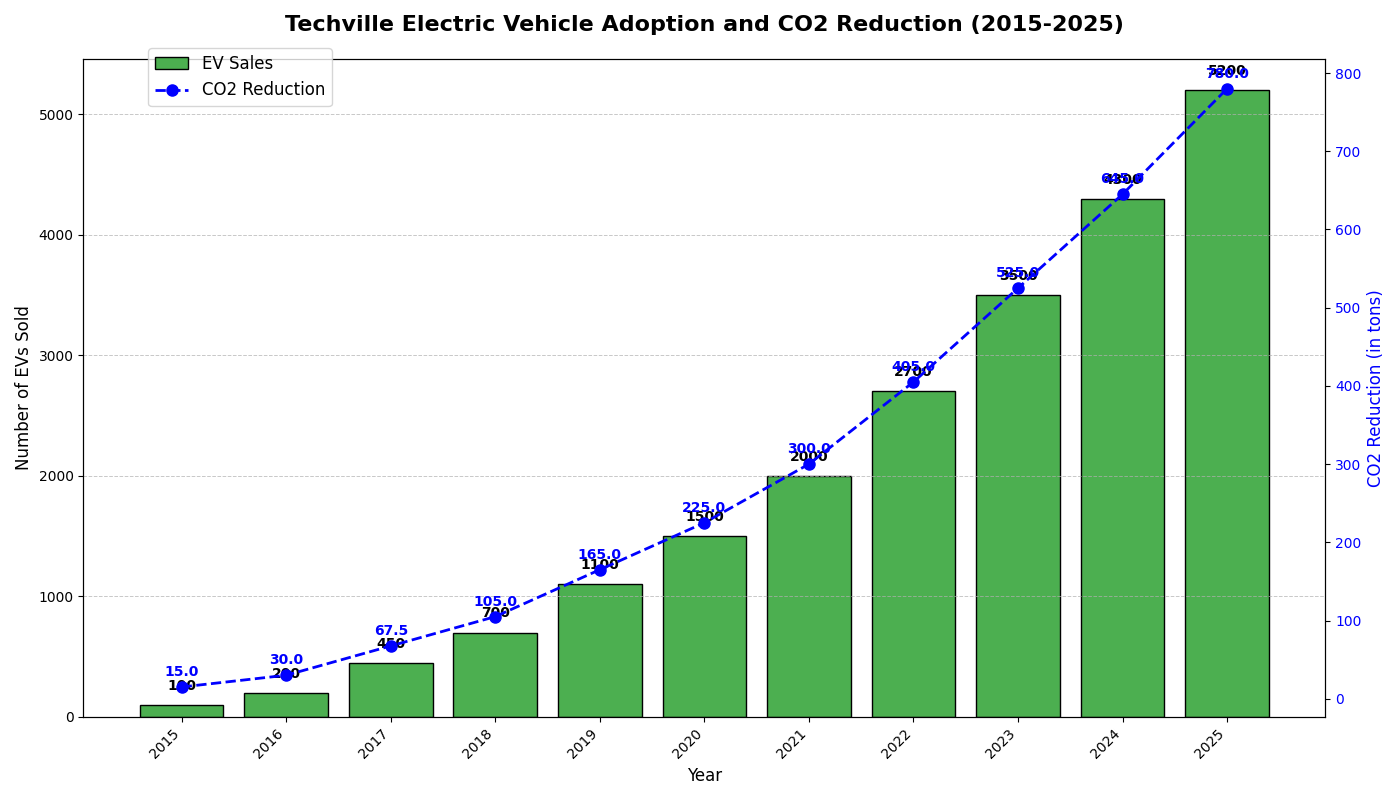

Recreate this plot in Python.
import matplotlib.pyplot as plt
import numpy as np

# Backstory:
# The city of Techville has been promoting electric car adoption aggressively over the past decade. 
# This script will visualize the yearly progress in electric vehicle (EV) purchases and the resulting reduction in CO2 emissions.
# We're focusing on data from 2015 to 2025 to illustrate this trend.

# Data for the number of electric vehicles sold per year
years = np.arange(2015, 2026)
ev_sales = [100, 200, 450, 700, 1100, 1500, 2000, 2700, 3500, 4300, 5200]

# Data for resultant CO2 emissions reduction per year (in tons)
co2_reduction = np.array(ev_sales) * 0.15  # Assuming each vehicle reduces 0.15 tons of CO2 per year

# Create a figure and axis
fig, ax1 = plt.subplots(figsize=(14, 8))

# Plot bar chart for EV sales
bars = ax1.bar(years, ev_sales, color='#4CAF50', edgecolor='black')

# Annotating each bar with the sales number
for bar in bars:
    yval = bar.get_height()
    ax1.text(bar.get_x() + bar.get_width() / 2, yval + 100, f'{yval}', ha='center', va='bottom', fontsize=10, fontweight='bold', color='black')

# Add labels and title
ax1.set_xlabel('Year', fontsize=12)
ax1.set_ylabel('Number of EVs Sold', fontsize=12)
ax1.set_title('Techville Electric Vehicle Adoption and CO2 Reduction (2015-2025)', fontsize=16, fontweight='bold', pad=20)
ax1.set_xticks(years)
ax1.set_xticklabels(years, rotation=45, ha='right')
ax1.yaxis.grid(True, linestyle='--', linewidth=0.7, alpha=0.7)

# Create a secondary y-axis to plot CO2 reduction
ax2 = ax1.twinx()
ax2.plot(years, co2_reduction, color='blue', linestyle='--', marker='o', linewidth=2, markersize=8)
ax2.set_ylabel('CO2 Reduction (in tons)', fontsize=12, color='blue')
ax2.tick_params(axis='y', labelcolor='blue')

# Annotating the CO2 reduction line plot
for i, reduction in enumerate(co2_reduction):
    ax2.text(years[i], reduction + 10, f'{reduction:.1f}', ha='center', va='bottom', fontsize=10, fontweight='bold', color='blue')

# Adding legend
fig.legend(['EV Sales', 'CO2 Reduction'], loc='upper left', bbox_to_anchor=(0.1, 0.95), fontsize=12)

# Tighter layout to prevent overlap and improve readability
plt.tight_layout()

# Display the chart
plt.show()
